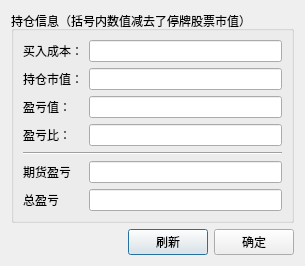
<?xml version="1.0" encoding="UTF-8"?>
<ui version="4.0">
 <class>positioninfodlg</class>
 <widget class="QDialog" name="positioninfodlg">
  <property name="geometry">
   <rect>
    <x>0</x>
    <y>0</y>
    <width>305</width>
    <height>238</height>
   </rect>
  </property>
  <property name="windowTitle">
   <string>盈亏统计</string>
  </property>
  <property name="modal">
   <bool>true</bool>
  </property>
  <layout class="QGridLayout" name="gridLayout">
   <item row="0" column="0" colspan="3">
    <widget class="QGroupBox" name="groupBox">
     <property name="title">
      <string>持仓信息（括号内数值减去了停牌股票市值）</string>
     </property>
     <layout class="QGridLayout" name="gridLayout_2">
      <item row="0" column="0">
       <widget class="QLabel" name="label_2">
        <property name="text">
         <string>买入成本：</string>
        </property>
       </widget>
      </item>
      <item row="0" column="1">
       <widget class="QLineEdit" name="totalcost">
        <property name="frame">
         <bool>true</bool>
        </property>
        <property name="readOnly">
         <bool>true</bool>
        </property>
       </widget>
      </item>
      <item row="1" column="0">
       <widget class="QLabel" name="label_3">
        <property name="text">
         <string>持仓市值：</string>
        </property>
       </widget>
      </item>
      <item row="1" column="1">
       <widget class="QLineEdit" name="mktval">
        <property name="frame">
         <bool>true</bool>
        </property>
        <property name="readOnly">
         <bool>true</bool>
        </property>
       </widget>
      </item>
      <item row="2" column="0">
       <widget class="QLabel" name="label">
        <property name="text">
         <string>盈亏值：</string>
        </property>
       </widget>
      </item>
      <item row="2" column="1">
       <widget class="QLineEdit" name="profitval">
        <property name="frame">
         <bool>true</bool>
        </property>
        <property name="readOnly">
         <bool>true</bool>
        </property>
       </widget>
      </item>
      <item row="3" column="0">
       <widget class="QLabel" name="label_4">
        <property name="text">
         <string>盈亏比：</string>
        </property>
       </widget>
      </item>
      <item row="3" column="1">
       <widget class="QLineEdit" name="profitper">
        <property name="frame">
         <bool>true</bool>
        </property>
        <property name="readOnly">
         <bool>true</bool>
        </property>
       </widget>
      </item>
      <item row="4" column="0" colspan="2">
       <widget class="Line" name="line">
        <property name="orientation">
         <enum>Qt::Horizontal</enum>
        </property>
       </widget>
      </item>
      <item row="5" column="0">
       <widget class="QLabel" name="label_5">
        <property name="text">
         <string>期货盈亏</string>
        </property>
       </widget>
      </item>
      <item row="5" column="1">
       <widget class="QLineEdit" name="sigain">
        <property name="frame">
         <bool>true</bool>
        </property>
        <property name="readOnly">
         <bool>true</bool>
        </property>
       </widget>
      </item>
      <item row="6" column="0">
       <widget class="QLabel" name="label_6">
        <property name="text">
         <string>总盈亏</string>
        </property>
       </widget>
      </item>
      <item row="6" column="1">
       <widget class="QLineEdit" name="totalgain">
        <property name="frame">
         <bool>true</bool>
        </property>
        <property name="readOnly">
         <bool>true</bool>
        </property>
       </widget>
      </item>
     </layout>
    </widget>
   </item>
   <item row="1" column="0">
    <spacer name="horizontalSpacer">
     <property name="orientation">
      <enum>Qt::Horizontal</enum>
     </property>
     <property name="sizeHint" stdset="0">
      <size>
       <width>171</width>
       <height>20</height>
      </size>
     </property>
    </spacer>
   </item>
   <item row="1" column="1">
    <widget class="QPushButton" name="refresh">
     <property name="text">
      <string>刷新</string>
     </property>
    </widget>
   </item>
   <item row="1" column="2">
    <widget class="QPushButton" name="ok">
     <property name="text">
      <string>确定</string>
     </property>
    </widget>
   </item>
  </layout>
 </widget>
 <resources/>
 <connections/>
</ui>
